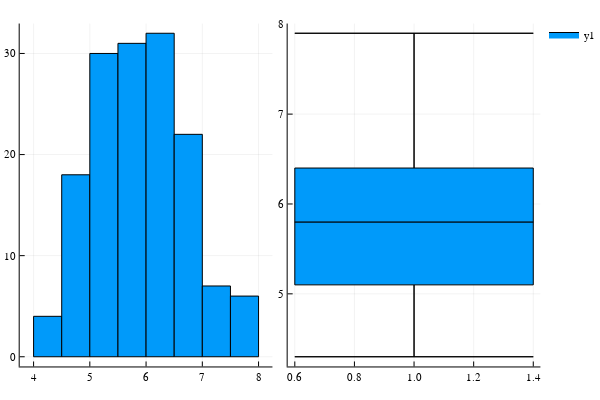

This figure's notebook cell:
### Code cell
p1 = Plots.histogram(iris[:SepalLength])
p2 = Plots.boxplot(iris[!,:SepalLength])

plot(p1,p2,layout=(1,2))

### Figure 1 — Plotly figure (JSON) as saved in the notebook; plotly's stock layout.template omitted (floating-point values rounded to 4 significant figures)
{"data": [{"fill": "tozeroy", "fillcolor": "rgba(0, 154, 250, 1.000)", "legendgroup": "y1", "line": {"color": "rgba(0, 0, 0, 1.000)", "dash": "solid", "width": 1}, "mode": "lines", "name": "y1", "showlegend": true, "type": "scatter", "x": [4, 4, 4.5, 4.5, 4, 4], "xaxis": "x1", "y": [4, 0, 0, 4, 4, 4], "yaxis": "y1"}, {"fill": "tozeroy", "fillcolor": "rgba(0, 154, 250, 1.000)", "legendgroup": "y1", "line": {"color": "rgba(0, 0, 0, 1.000)", "dash": "solid", "width": 1}, "mode": "lines", "name": "y1", "showlegend": false, "type": "scatter", "x": [4.5, 4.5, 5, 5, 4.5, 4.5], "xaxis": "x1", "y": [18, 0, 0, 18, 18, 18], "yaxis": "y1"}, {"fill": "tozeroy", "fillcolor": "rgba(0, 154, 250, 1.000)", "legendgroup": "y1", "line": {"color": "rgba(0, 0, 0, 1.000)", "dash": "solid", "width": 1}, "mode": "lines", "name": "y1", "showlegend": false, "type": "scatter", "x": [5, 5, 5.5, 5.5, 5, 5], "xaxis": "x1", "y": [30, 0, 0, 30, 30, 30], "yaxis": "y1"}, {"fill": "tozeroy", "fillcolor": "rgba(0, 154, 250, 1.000)", "legendgroup": "y1", "line": {"color": "rgba(0, 0, 0, 1.000)", "dash": "solid", "width": 1}, "mode": "lines", "name": "y1", "showlegend": false, "type": "scatter", "x": [5.5, 5.5, 6, 6, 5.5, 5.5], "xaxis": "x1", "y": [31, 0, 0, 31, 31, 31], "yaxis": "y1"}, {"fill": "tozeroy", "fillcolor": "rgba(0, 154, 250, 1.000)", "legendgroup": "y1", "line": {"color": "rgba(0, 0, 0, 1.000)", "dash": "solid", "width": 1}, "mode": "lines", "name": "y1", "showlegend": false, "type": "scatter", "x": [6, 6, 6.5, 6.5, 6, 6], "xaxis": "x1", "y": [32, 0, 0, 32, 32, 32], "yaxis": "y1"}, {"fill": "tozeroy", "fillcolor": "rgba(0, 154, 250, 1.000)", "legendgroup": "y1", "line": {"color": "rgba(0, 0, 0, 1.000)", "dash": "solid", "width": 1}, "mode": "lines", "name": "y1", "showlegend": false, "type": "scatter", "x": [6.5, 6.5, 7, 7, 6.5, 6.5], "xaxis": "x1", "y": [22, 0, 0, 22, 22, 22], "yaxis": "y1"}, {"fill": "tozeroy", "fillcolor": "rgba(0, 154, 250, 1.000)", "legendgroup": "y1", "line": {"color": "rgba(0, 0, 0, 1.000)", "dash": "solid", "width": 1}, "mode": "lines", "name": "y1", "showlegend": false, "type": "scatter", "x": [7, 7, 7.5, 7.5, 7, 7], "xaxis": "x1", "y": [7, 0, 0, 7, 7, 7], "yaxis": "y1"}, {"fill": "tozeroy", "fillcolor": "rgba(0, 154, 250, 1.000)", "legendgroup": "y1", "line": {"color": "rgba(0, 0, 0, 1.000)", "dash": "solid", "width": 1}, "mode": "lines", "name": "y1", "showlegend": false, "type": "scatter", "x": [7.5, 7.5, 8, 8, 7.5, 7.5], "xaxis": "x1", "y": [6, 0, 0, 6, 6, 6], "yaxis": "y1"}, {"fill": "tozeroy", "fillcolor": "rgba(0, 154, 250, 1.000)", "legendgroup": "y1", "line": {"color": "rgba(0, 0, 0, 1.000)", "dash": "solid", "width": 1}, "mode": "lines", "name": "y1", "showlegend": false, "type": "scatter", "x": [1, 0.6, 1.4, 1, 1, 1], "xaxis": "x2", "y": [4.3, 4.3, 4.3, 4.3, 5.1, 4.3], "yaxis": "y2"}, {"fill": "tozeroy", "fillcolor": "rgba(0, 154, 250, 1.000)", "legendgroup": "y1", "line": {"color": "rgba(0, 0, 0, 1.000)", "dash": "solid", "width": 1}, "mode": "lines", "name": "y1", "showlegend": false, "type": "scatter", "x": [0.6, 0.6, 1.4, 1.4, 0.6, 0.6], "xaxis": "x2", "y": [5.1, 5.8, 5.8, 5.1, 5.1, 5.1], "yaxis": "y2"}, {"fill": "tozeroy", "fillcolor": "rgba(0, 154, 250, 1.000)", "legendgroup": "y1", "line": {"color": "rgba(0, 0, 0, 1.000)", "dash": "solid", "width": 1}, "mode": "lines", "name": "y1", "showlegend": false, "type": "scatter", "x": [0.6, 0.6, 1.4, 1.4, 0.6, 0.6], "xaxis": "x2", "y": [6.4, 5.8, 5.8, 6.4, 6.4, 6.4], "yaxis": "y2"}, {"fill": "tozeroy", "fillcolor": "rgba(0, 154, 250, 1.000)", "legendgroup": "y1", "line": {"color": "rgba(0, 0, 0, 1.000)", "dash": "solid", "width": 1}, "mode": "lines", "name": "y1", "showlegend": false, "type": "scatter", "x": [1, 0.6, 1.4, 1, 1, 1], "xaxis": "x2", "y": [7.9, 7.9, 7.9, 7.9, 6.4, 7.9], "yaxis": "y2"}], "layout": {"annotations": [], "height": 400, "legend": {"bgcolor": "rgba(255, 255, 255, 1.000)", "bordercolor": "rgba(0, 0, 0, 1.000)", "font": {"color": "rgba(0, 0, 0, 1.000)", "family": "sans-serif", "size": 11}, "tracegroupgap": 0, "x": 1, "y": 1}, "margin": {"b": 20, "l": 0, "r": 0, "t": 20}, "paper_bgcolor": "rgba(255, 255, 255, 1.000)", "plot_bgcolor": "rgba(255, 255, 255, 1.000)", "showlegend": true, "width": 600, "xaxis1": {"anchor": "y1", "domain": [0.03619, 0.5008], "gridcolor": "rgba(0, 0, 0, 0.100)", "gridwidth": 0.5, "linecolor": "rgba(0, 0, 0, 1.000)", "mirror": false, "range": [3.753, 8.247], "showgrid": true, "showline": true, "showticklabels": true, "tickangle": 0, "tickcolor": "rgb(0, 0, 0)", "tickfont": {"color": "rgba(0, 0, 0, 1.000)", "family": "sans-serif", "size": 11}, "tickmode": "array", "ticks": "inside", "ticktext": ["4", "5", "6", "7", "8"], "tickvals": [4, 5, 6, 7, 8], "title": "", "titlefont": {"color": "rgba(0, 0, 0, 1.000)", "family": "sans-serif", "size": 15}, "type": "-", "visible": true, "zeroline": false, "zerolinecolor": "rgba(0, 0, 0, 1.000)"}, "xaxis2": {"anchor": "y2", "domain": [0.5288, 0.9934], "gridcolor": "rgba(0, 0, 0, 0.100)", "gridwidth": 0.5, "linecolor": "rgba(0, 0, 0, 1.000)", "mirror": false, "range": [0.576, 1.424], "showgrid": true, "showline": true, "showticklabels": true, "tickangle": 0, "tickcolor": "rgb(0, 0, 0)", "tickfont": {"color": "rgba(0, 0, 0, 1.000)", "family": "sans-serif", "size": 11}, "tickmode": "array", "ticks": "inside", "ticktext": ["0.6", "0.8", "1.0", "1.2", "1.4"], "tickvals": [0.6, 0.8, 1, 1.2, 1.4], "title": "", "titlefont": {"color": "rgba(0, 0, 0, 1.000)", "family": "sans-serif", "size": 15}, "type": "-", "visible": true, "zeroline": false, "zerolinecolor": "rgba(0, 0, 0, 1.000)"}, "yaxis1": {"anchor": "x1", "domain": [0.03762, 0.9902], "gridcolor": "rgba(0, 0, 0, 0.100)", "gridwidth": 0.5, "linecolor": "rgba(0, 0, 0, 1.000)", "mirror": false, "range": [-0.96, 32.96], "showgrid": true, "showline": true, "showticklabels": true, "tickangle": 0, "tickcolor": "rgb(0, 0, 0)", "tickfont": {"color": "rgba(0, 0, 0, 1.000)", "family": "sans-serif", "size": 11}, "tickmode": "array", "ticks": "inside", "ticktext": ["0", "10", "20", "30"], "tickvals": [0, 10, 20, 30], "title": "", "titlefont": {"color": "rgba(0, 0, 0, 1.000)", "family": "sans-serif", "size": 15}, "type": "-", "visible": true, "zeroline": false, "zerolinecolor": "rgba(0, 0, 0, 1.000)"}, "yaxis2": {"anchor": "x2", "domain": [0.03762, 0.9902], "gridcolor": "rgba(0, 0, 0, 0.100)", "gridwidth": 0.5, "linecolor": "rgba(0, 0, 0, 1.000)", "mirror": false, "range": [4.192, 8.008], "showgrid": true, "showline": true, "showticklabels": true, "tickangle": 0, "tickcolor": "rgb(0, 0, 0)", "tickfont": {"color": "rgba(0, 0, 0, 1.000)", "family": "sans-serif", "size": 11}, "tickmode": "array", "ticks": "inside", "ticktext": ["5", "6", "7", "8"], "tickvals": [5, 6, 7, 8], "title": "", "titlefont": {"color": "rgba(0, 0, 0, 1.000)", "family": "sans-serif", "size": 15}, "type": "-", "visible": true, "zeroline": false, "zerolinecolor": "rgba(0, 0, 0, 1.000)"}}}
